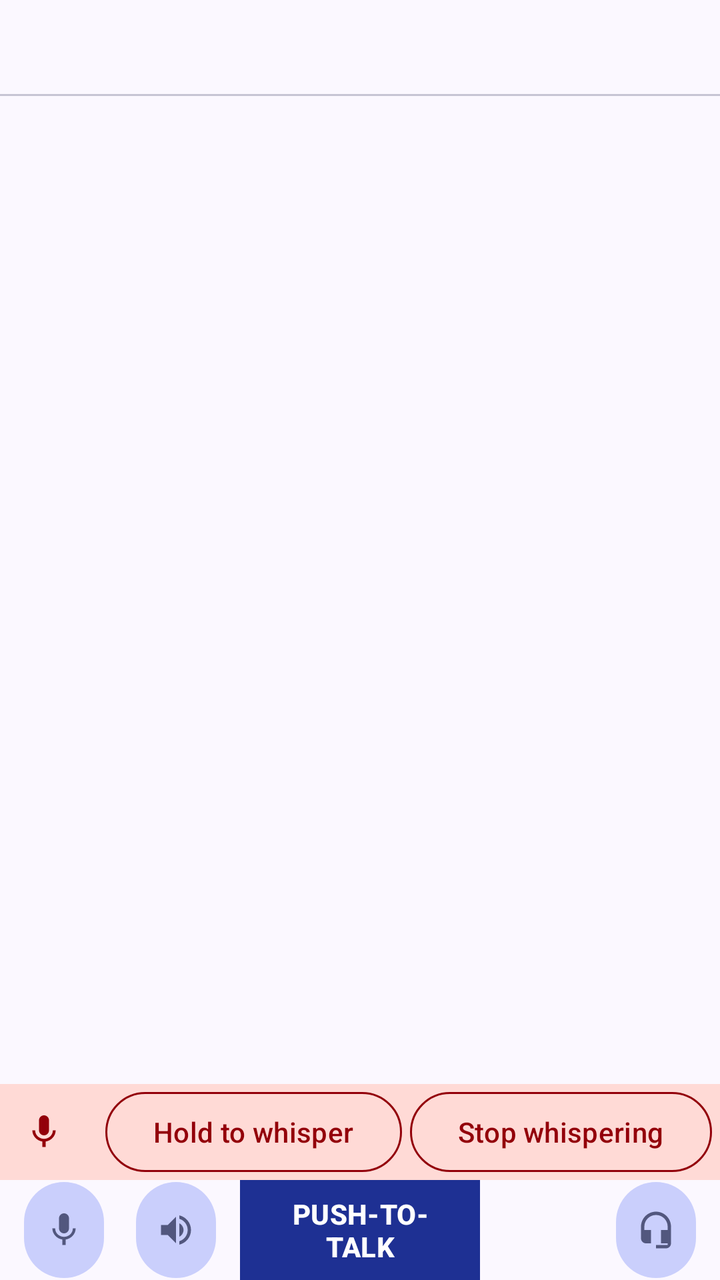
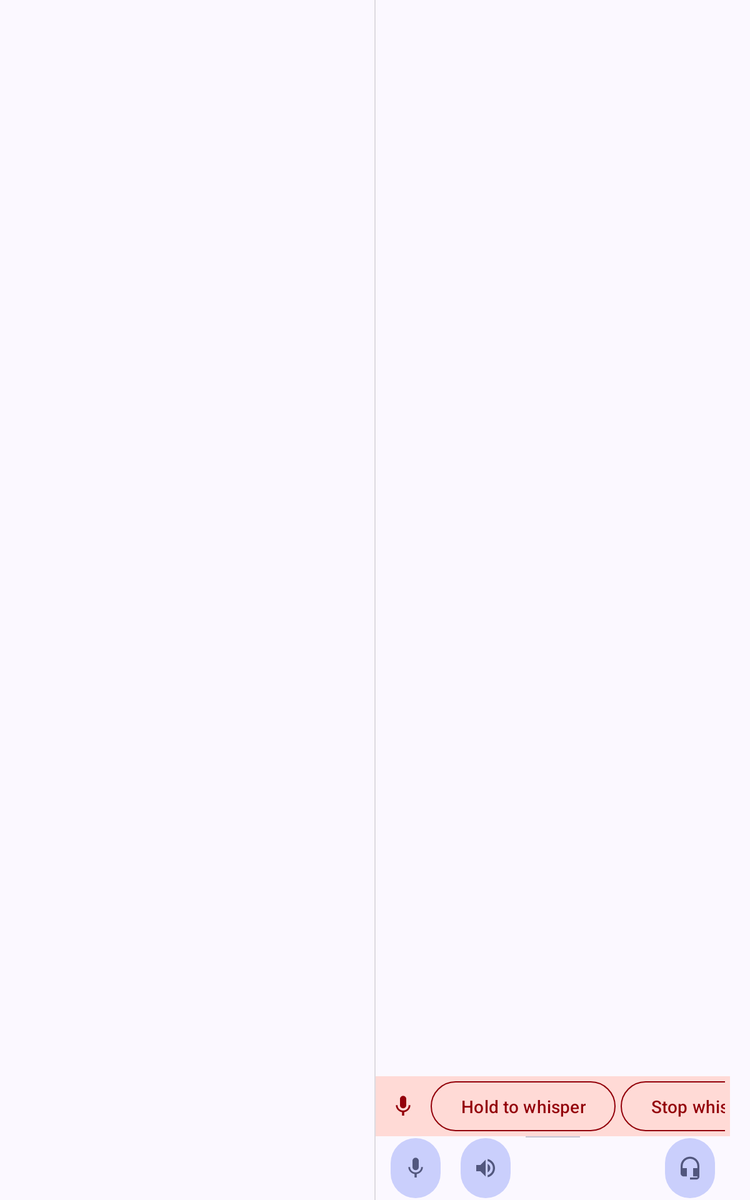

Two renders of one Android screen. The first uses the default layout on a phone; the second uses the alternative layout the repository ships for a different screen configuration, on a matching device. The two XML files are below.
<!-- AndroidManifest.xml: application theme Theme.Mumla -->
<!-- res/layout/fragment_channel.xml -->
<LinearLayout xmlns:android="http://schemas.android.com/apk/res/android"
    xmlns:app="http://schemas.android.com/apk/res-auto"
    xmlns:tools="http://schemas.android.com/tools"
    android:layout_width="match_parent"
    android:layout_height="match_parent"
    android:orientation="vertical">

    <com.google.android.material.tabs.TabLayout
        android:id="@+id/channel_tabs"
        android:layout_width="match_parent"
        android:layout_height="wrap_content"
        app:tabGravity="fill"
        app:tabMode="fixed"
        app:tabTextAppearance="@style/TextAppearance.Mumla.ChannelTab" />

    <LinearLayout
        android:id="@+id/control_bar_top"
        android:layout_width="match_parent"
        android:layout_height="wrap_content"
        android:background="?attr/colorSurfaceContainer"
        android:gravity="center_vertical"
        android:orientation="horizontal"
        android:paddingHorizontal="8dp"
        android:paddingVertical="4dp"
        android:visibility="gone">

        <Space
            android:layout_width="0dp"
            android:layout_height="0dp"
            android:layout_weight="1" />
    </LinearLayout>

    <androidx.viewpager2.widget.ViewPager2
        android:id="@+id/channel_view_pager"
        android:layout_width="match_parent"
        android:layout_height="0dp"
        android:layout_weight="1" />

    <LinearLayout
        android:id="@+id/target_panel"
        android:layout_width="match_parent"
        android:layout_height="wrap_content"
        android:minHeight="48dp"
        android:orientation="horizontal"
        android:gravity="center_vertical"
        android:background="?attr/colorErrorContainer"
        android:paddingStart="12dp"
        android:paddingEnd="4dp">

        <ImageView
            android:id="@+id/target_panel_icon"
            android:layout_width="20dp"
            android:layout_height="20dp"
            android:layout_marginEnd="12dp"
            android:importantForAccessibility="no"
            app:srcCompat="@drawable/ic_action_microphone"
            app:tint="?attr/colorOnErrorContainer"/>

        <TextView
            android:id="@+id/target_panel_warning"
            android:layout_width="0dp"
            android:layout_height="wrap_content"
            android:layout_weight="1"
            tools:text="Whispering to Channel"
            android:textSize="@dimen/target_panel_text_size"
            android:textColor="?attr/colorOnErrorContainer"
            android:singleLine="true"
            android:textStyle="bold"
            android:gravity="start|center_vertical"
            android:paddingTop="8dp"
            android:paddingBottom="8dp"/>

        <com.google.android.material.button.MaterialButton
            android:id="@+id/target_panel_hold"
            style="?attr/materialButtonOutlinedStyle"
            android:layout_width="wrap_content"
            android:layout_height="wrap_content"
            android:layout_marginEnd="4dp"
            android:minHeight="48dp"
            android:visibility="gone"
            tools:visibility="visible"
            android:text="@string/hold_to_whisper"
            android:textColor="?attr/colorOnErrorContainer"
            app:strokeColor="?attr/colorOnErrorContainer"/>

        <com.google.android.material.button.MaterialButton
            android:id="@+id/target_panel_cancel"
            style="?attr/materialButtonOutlinedStyle"
            android:layout_width="wrap_content"
            android:layout_height="wrap_content"
            android:minWidth="48dp"
            android:minHeight="48dp"
            android:text="@string/a11y_stop_shouting"
            android:textColor="?attr/colorOnErrorContainer"
            app:icon="@drawable/ic_action_delete_dark"
            app:iconTint="?attr/colorOnErrorContainer"
            app:strokeColor="?attr/colorOnErrorContainer"/>

    </LinearLayout>

    <LinearLayout
        android:id="@+id/control_bar"
        android:layout_width="match_parent"
        android:layout_height="wrap_content"
        android:baselineAligned="false"
        android:gravity="center_vertical"
        android:orientation="horizontal">

        <LinearLayout
            android:id="@+id/control_bar_start"
            android:layout_width="@dimen/control_bar_side_width"
            android:layout_height="wrap_content"
            android:gravity="start|center_vertical"
            android:paddingHorizontal="8dp">

            <com.google.android.material.button.MaterialButton
                android:id="@+id/control_mute"
                style="@style/ControlBarButton"
                android:contentDescription="@string/mute"
                app:icon="@drawable/ic_action_microphone" />

            <com.google.android.material.button.MaterialButton
                android:id="@+id/control_deafen"
                style="@style/ControlBarButton"
                android:layout_marginStart="8dp"
                android:contentDescription="@string/deafen"
                app:icon="@drawable/ic_action_audio" />
        </LinearLayout>

        <FrameLayout
            android:id="@+id/control_bar_center"
            android:layout_width="0dp"
            android:layout_height="wrap_content"
            android:layout_weight="1">

            <LinearLayout
                android:id="@+id/pushtotalk_view"
                android:layout_width="match_parent"
                android:layout_height="wrap_content"
                android:orientation="vertical">

                <Button
                    android:id="@+id/pushtotalk"
                    android:layout_width="match_parent"
                    android:layout_height="50dp"
                    android:text="@string/ptt"
                    android:textColor="@color/ptt_text"
                    android:textAllCaps="true"
                    android:textStyle="bold"
                    android:textSize="14sp"
                    app:backgroundTint="@color/ptt_background"
                    app:cornerRadius="0dp"
                    android:insetTop="0dp"
                    android:insetBottom="0dp" />
            </LinearLayout>

            <TextView
                android:id="@+id/control_talk_state"
                style="@style/ControlBarTalkState"
                android:visibility="gone" />
        </FrameLayout>

        <LinearLayout
            android:id="@+id/control_bar_end"
            android:layout_width="@dimen/control_bar_side_width"
            android:layout_height="wrap_content"
            android:gravity="end|center_vertical"
            android:paddingHorizontal="8dp">

            <com.google.android.material.button.MaterialButton
                android:id="@+id/control_audio"
                style="@style/ControlBarButton"
                android:contentDescription="@string/audio_panel"
                android:tooltipText="@string/audio_panel"
                app:icon="@drawable/ic_action_audio_device" />
        </LinearLayout>
    </LinearLayout>

</LinearLayout>
<!-- resources referenced by this layout -->
<resources>
  <dimen name="control_bar_side_width">120dp</dimen>
  <dimen name="target_panel_text_size">13sp</dimen>
  <string name="a11y_stop_shouting">Stop whispering</string>
  <string name="audio_panel">Audio</string>
  <string name="deafen">Deafen</string>
  <string name="hold_to_whisper">Hold to whisper</string>
  <string name="mute">Mute</string>
  <string name="ptt">Push-to-talk</string>
  <style name="ControlBarButton" parent="Widget.Material3.Button.IconButton.Filled.Tonal">
          <item name="android:layout_width">48dp</item>
          <item name="android:layout_height">48dp</item>
          <item name="android:insetTop">0dp</item>
          <item name="android:insetBottom">0dp</item>
      </style>
  <style name="TextAppearance.Mumla.ChannelTab" parent="TextAppearance.Material3.TitleSmall">
          <item name="android:textSize">12sp</item>
          <item name="android:textAllCaps">true</item>
      </style>
  <style name="Theme.Mumla" parent="Base.Theme.Mumla" />
  <dimen name="control_bar_ptt_min_height">56dp</dimen>
  <dimen name="control_bar_ptt_corner_radius">28dp</dimen>
  <color name="md_theme_primary">#1e3093</color>
  <color name="md_theme_onPrimary">#ffffff</color>
  <color name="md_theme_primaryContainer">#3949ab</color>
  <color name="md_theme_onPrimaryContainer">#bbc3ff</color>
  <color name="md_theme_inversePrimary">#bbc3ff</color>
  <color name="md_theme_secondary">#565c83</color>
  <color name="md_theme_onSecondary">#ffffff</color>
  <color name="md_theme_secondaryContainer">#cacffc</color>
  <color name="md_theme_onSecondaryContainer">#52577e</color>
  <color name="md_theme_tertiary">#64186c</color>
  <color name="md_theme_onTertiary">#ffffff</color>
  <color name="md_theme_tertiaryContainer">#7f3385</color>
  <color name="md_theme_onTertiaryContainer">#ffa9ff</color>
  <color name="md_theme_error">#ba1a1a</color>
  <color name="md_theme_onError">#ffffff</color>
  <color name="md_theme_errorContainer">#ffdad6</color>
  <color name="md_theme_onErrorContainer">#93000a</color>
  <color name="md_theme_background">#fbf8ff</color>
  <color name="md_theme_onBackground">#1b1b21</color>
  <color name="md_theme_surface">#fbf8ff</color>
  <color name="md_theme_onSurface">#1b1b21</color>
  <color name="md_theme_surfaceVariant">#e2e1f1</color>
  <color name="md_theme_onSurfaceVariant">#454652</color>
  <color name="md_theme_surfaceDim">#dbd9e2</color>
  <color name="md_theme_surfaceBright">#fbf8ff</color>
  <color name="md_theme_surfaceContainerLowest">#ffffff</color>
  <color name="md_theme_surfaceContainerLow">#f5f2fb</color>
  <color name="md_theme_surfaceContainer">#efedf6</color>
  <color name="md_theme_surfaceContainerHigh">#e9e7f0</color>
  <color name="md_theme_surfaceContainerHighest">#e3e1ea</color>
  <color name="md_theme_inverseSurface">#303037</color>
  <color name="md_theme_inverseOnSurface">#f2eff9</color>
  <color name="md_theme_outline">#767684</color>
  <color name="md_theme_outlineVariant">#c6c5d4</color>
  <color name="md_theme_primaryFixed">#dee0ff</color>
  <color name="md_theme_primaryFixedDim">#bbc3ff</color>
  <color name="md_theme_onPrimaryFixed">#000e5e</color>
  <color name="md_theme_onPrimaryFixedVariant">#2c3c9e</color>
  <color name="md_theme_secondaryFixed">#dee0ff</color>
  <color name="md_theme_secondaryFixedDim">#bfc4f1</color>
  <color name="md_theme_onSecondaryFixed">#13183c</color>
  <color name="md_theme_onSecondaryFixedVariant">#3f446a</color>
  <color name="md_theme_tertiaryFixed">#ffd6fb</color>
  <color name="md_theme_tertiaryFixedDim">#ffa9ff</color>
  <color name="md_theme_onTertiaryFixed">#36003d</color>
  <color name="md_theme_onTertiaryFixedVariant">#712678</color>
  <style name="App.Widget.ActionMode" parent="Widget.AppCompat.ActionMode">
      </style>
  <!-- some entries are left out for length -->
</resources>
<!-- res/layout-sw600dp/fragment_channel.xml (the repository's variant of the layout above) -->
<!-- drawn on a 7-inch tablet held upright -->
<?xml version="1.0" encoding="utf-8"?>
<LinearLayout xmlns:android="http://schemas.android.com/apk/res/android"
    xmlns:app="http://schemas.android.com/apk/res-auto"
    xmlns:tools="http://schemas.android.com/tools"
    android:layout_width="match_parent"
    android:layout_height="match_parent"
    android:layout_marginStart="16dp"
    android:layout_marginEnd="16dp"
    android:divider="?attr/dividerHorizontal"
    android:orientation="horizontal"
    android:showDividers="middle">

    <LinearLayout
        android:id="@+id/left_split"
        android:layout_width="0dp"
        android:layout_height="match_parent"
        android:layout_weight="1" >

        <FrameLayout
            android:id="@+id/chat_fragment"
            android:layout_width="match_parent"
            android:layout_height="match_parent" />
    </LinearLayout>

    <LinearLayout
        android:id="@+id/right_split"
        android:layout_width="0dp"
        android:layout_height="match_parent"
        android:layout_weight="@dimen/channel_list_weight"
        android:orientation="vertical" >

        <LinearLayout
            android:id="@+id/control_bar_top"
            android:layout_width="match_parent"
            android:layout_height="wrap_content"
            android:background="?attr/colorSurfaceContainer"
            android:gravity="center_vertical"
            android:orientation="horizontal"
            android:paddingHorizontal="8dp"
            android:paddingVertical="4dp"
            android:visibility="gone">

            <Space
                android:layout_width="0dp"
                android:layout_height="0dp"
                android:layout_weight="1" />
        </LinearLayout>

        <FrameLayout
            android:id="@+id/list_fragment"
            android:layout_width="match_parent"
            android:layout_height="0dp"
            android:layout_weight="1" />

        <LinearLayout
            android:id="@+id/target_panel"
            android:layout_width="match_parent"
            android:layout_height="wrap_content"
            android:minHeight="48dp"
            android:orientation="horizontal"
            android:gravity="center_vertical"
            android:background="?attr/colorErrorContainer"
            android:paddingStart="12dp"
            android:paddingEnd="4dp">

            <ImageView
                android:id="@+id/target_panel_icon"
                android:layout_width="20dp"
                android:layout_height="20dp"
                android:layout_marginEnd="12dp"
                android:importantForAccessibility="no"
                app:srcCompat="@drawable/ic_action_microphone"
                app:tint="?attr/colorOnErrorContainer"/>

            <TextView
                android:id="@+id/target_panel_warning"
                android:layout_width="0dp"
                android:layout_height="wrap_content"
                android:layout_weight="1"
                tools:text="Whispering to Channel"
                android:textSize="@dimen/target_panel_text_size"
                android:textColor="?attr/colorOnErrorContainer"
                android:singleLine="true"
                android:textStyle="bold"
                android:gravity="start|center_vertical"
                android:paddingTop="8dp"
                android:paddingBottom="8dp"/>

            <com.google.android.material.button.MaterialButton
                android:id="@+id/target_panel_hold"
                style="?attr/materialButtonOutlinedStyle"
                android:layout_width="wrap_content"
                android:layout_height="wrap_content"
                android:layout_marginEnd="4dp"
                android:minHeight="48dp"
                android:visibility="gone"
                tools:visibility="visible"
                android:text="@string/hold_to_whisper"
                android:textColor="?attr/colorOnErrorContainer"
                app:strokeColor="?attr/colorOnErrorContainer"/>

            <com.google.android.material.button.MaterialButton
                android:id="@+id/target_panel_cancel"
                style="?attr/materialButtonOutlinedStyle"
                android:layout_width="wrap_content"
                android:layout_height="wrap_content"
                android:minWidth="48dp"
                android:minHeight="48dp"
                android:text="@string/a11y_stop_shouting"
                android:textColor="?attr/colorOnErrorContainer"
                app:icon="@drawable/ic_action_delete_dark"
                app:iconTint="?attr/colorOnErrorContainer"
                app:strokeColor="?attr/colorOnErrorContainer"/>

        </LinearLayout>

        <LinearLayout
            android:id="@+id/control_bar"
            android:layout_width="match_parent"
            android:layout_height="wrap_content"
            android:baselineAligned="false"
            android:gravity="center_vertical"
            android:orientation="horizontal">

            <LinearLayout
                android:id="@+id/control_bar_start"
                android:layout_width="@dimen/control_bar_side_width"
                android:layout_height="wrap_content"
                android:gravity="start|center_vertical"
                android:paddingHorizontal="8dp">

                <com.google.android.material.button.MaterialButton
                    android:id="@+id/control_mute"
                    style="@style/ControlBarButton"
                    android:contentDescription="@string/mute"
                    app:icon="@drawable/ic_action_microphone" />

                <com.google.android.material.button.MaterialButton
                    android:id="@+id/control_deafen"
                    style="@style/ControlBarButton"
                    android:layout_marginStart="8dp"
                    android:contentDescription="@string/deafen"
                    app:icon="@drawable/ic_action_audio" />
            </LinearLayout>

            <FrameLayout
                android:id="@+id/control_bar_center"
                android:layout_width="0dp"
                android:layout_height="wrap_content"
                android:layout_weight="1">

                <LinearLayout
                    android:id="@+id/pushtotalk_view"
                    android:layout_width="match_parent"
                    android:layout_height="wrap_content"
                    android:orientation="vertical">

                    <View
                        android:layout_width="match_parent"
                        android:layout_height="1dp"
                        android:background="?attr/colorOutlineVariant" />

                    <Button
                        android:id="@+id/pushtotalk"
                        android:layout_width="match_parent"
                        android:layout_height="50dp"
                        android:text="@string/ptt"
                        android:textAllCaps="true"
                        android:textStyle="bold"
                        android:textSize="14sp"
                        android:textColor="?attr/colorOnSurfaceVariant"
                        android:background="?attr/selectableItemBackground"/>
                </LinearLayout>

                <TextView
                    android:id="@+id/control_talk_state"
                    style="@style/ControlBarTalkState"
                    android:visibility="gone" />
            </FrameLayout>

            <LinearLayout
                android:id="@+id/control_bar_end"
                android:layout_width="@dimen/control_bar_side_width"
                android:layout_height="wrap_content"
                android:gravity="end|center_vertical"
                android:paddingHorizontal="8dp">

                <com.google.android.material.button.MaterialButton
                    android:id="@+id/control_audio"
                    style="@style/ControlBarButton"
                    android:contentDescription="@string/audio_panel"
                    android:tooltipText="@string/audio_panel"
                    app:icon="@drawable/ic_action_audio_device" />
            </LinearLayout>
        </LinearLayout>
    </LinearLayout>

</LinearLayout>
<!-- resources referenced by the variant -->
<!-- as a 7-inch tablet held upright resolves them -->
<resources>
  <item name="channel_list_weight" format="float" type="dimen">1</item>
  <dimen name="control_bar_side_width">120dp</dimen>
  <dimen name="target_panel_text_size">13sp</dimen>
  <string name="a11y_stop_shouting">Stop whispering</string>
  <string name="audio_panel">Audio</string>
  <string name="deafen">Deafen</string>
  <string name="hold_to_whisper">Hold to whisper</string>
  <string name="mute">Mute</string>
  <string name="ptt">Push-to-talk</string>
  <style name="ControlBarButton" parent="Widget.Material3.Button.IconButton.Filled.Tonal">
          <item name="android:layout_width">48dp</item>
          <item name="android:layout_height">48dp</item>
          <item name="android:insetTop">0dp</item>
          <item name="android:insetBottom">0dp</item>
      </style>
  <style name="Theme.Mumla" parent="Base.Theme.Mumla" />
  <dimen name="control_bar_ptt_min_height">56dp</dimen>
  <!-- drawable control_talk_state_background (drawable) -->
  <?xml version="1.0" encoding="utf-8"?>
  <shape xmlns:android="http://schemas.android.com/apk/res/android" android:shape="rectangle">
      <corners android:radius="@dimen/control_bar_ptt_corner_radius" />
      <solid android:color="@color/control_talk_state" />
  </shape>
  <dimen name="control_bar_ptt_corner_radius">28dp</dimen>
  <color name="md_theme_primary">#1e3093</color>
  <color name="md_theme_onPrimary">#ffffff</color>
  <color name="md_theme_primaryContainer">#3949ab</color>
  <color name="md_theme_onPrimaryContainer">#bbc3ff</color>
  <color name="md_theme_inversePrimary">#bbc3ff</color>
  <color name="md_theme_secondary">#565c83</color>
  <color name="md_theme_onSecondary">#ffffff</color>
  <color name="md_theme_secondaryContainer">#cacffc</color>
  <color name="md_theme_onSecondaryContainer">#52577e</color>
  <color name="md_theme_tertiary">#64186c</color>
  <color name="md_theme_onTertiary">#ffffff</color>
  <color name="md_theme_tertiaryContainer">#7f3385</color>
  <color name="md_theme_onTertiaryContainer">#ffa9ff</color>
  <color name="md_theme_error">#ba1a1a</color>
  <color name="md_theme_onError">#ffffff</color>
  <color name="md_theme_errorContainer">#ffdad6</color>
  <color name="md_theme_onErrorContainer">#93000a</color>
  <color name="md_theme_background">#fbf8ff</color>
  <color name="md_theme_onBackground">#1b1b21</color>
  <color name="md_theme_surface">#fbf8ff</color>
  <color name="md_theme_onSurface">#1b1b21</color>
  <color name="md_theme_surfaceVariant">#e2e1f1</color>
  <color name="md_theme_onSurfaceVariant">#454652</color>
  <color name="md_theme_surfaceDim">#dbd9e2</color>
  <color name="md_theme_surfaceBright">#fbf8ff</color>
  <color name="md_theme_surfaceContainerLowest">#ffffff</color>
  <color name="md_theme_surfaceContainerLow">#f5f2fb</color>
  <color name="md_theme_surfaceContainer">#efedf6</color>
  <color name="md_theme_surfaceContainerHigh">#e9e7f0</color>
  <color name="md_theme_surfaceContainerHighest">#e3e1ea</color>
  <color name="md_theme_inverseSurface">#303037</color>
  <color name="md_theme_inverseOnSurface">#f2eff9</color>
  <color name="md_theme_outline">#767684</color>
  <color name="md_theme_outlineVariant">#c6c5d4</color>
  <color name="md_theme_primaryFixed">#dee0ff</color>
  <color name="md_theme_primaryFixedDim">#bbc3ff</color>
  <color name="md_theme_onPrimaryFixed">#000e5e</color>
  <color name="md_theme_onPrimaryFixedVariant">#2c3c9e</color>
  <color name="md_theme_secondaryFixed">#dee0ff</color>
  <color name="md_theme_secondaryFixedDim">#bfc4f1</color>
  <color name="md_theme_onSecondaryFixed">#13183c</color>
  <color name="md_theme_onSecondaryFixedVariant">#3f446a</color>
  <color name="md_theme_tertiaryFixed">#ffd6fb</color>
  <color name="md_theme_tertiaryFixedDim">#ffa9ff</color>
  <color name="md_theme_onTertiaryFixed">#36003d</color>
  <color name="md_theme_onTertiaryFixedVariant">#712678</color>
  <style name="App.Widget.ActionMode" parent="Widget.AppCompat.ActionMode">
      </style>
  <!-- some entries are left out for length -->
</resources>
